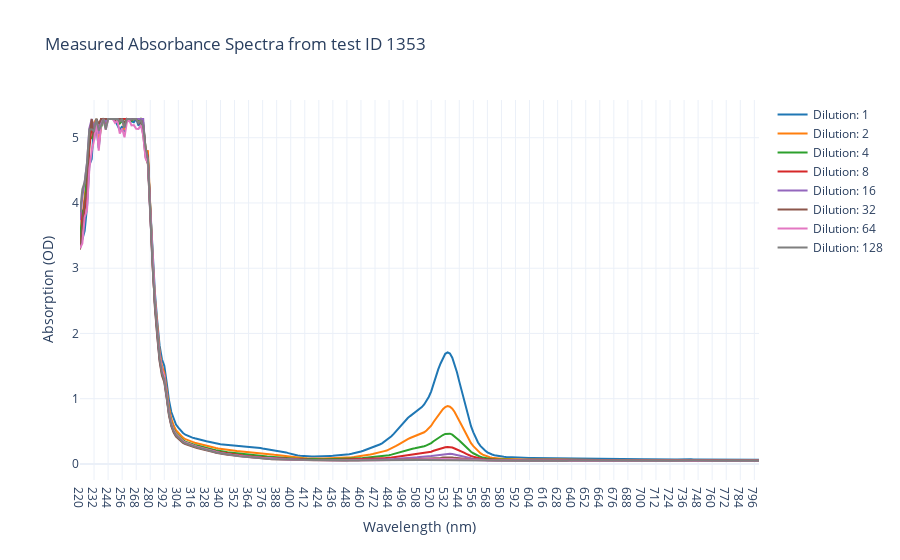

Notebook code cell kept with this figure:
### Code cell
fig = go.Figure()

# loop though each dilution
dilutions = df["dilution_sample"].unique()
for i, dilution in enumerate(dilutions):
    df_plot = df.query("dilution_sample == @dilution")
    # add main line
    fig.add_trace(
        go.Scatter(
            x=df_plot["wavelength_nm"], 
            y=df_plot["mean_absorption_sample"],
            mode="lines",
            name=f"Dilution: {dilution}",
            line=dict(color=colours[i]),
            )
            )
    # remove as too cluttered without more formatting
    #   TODO: make ub.lb transparent, remove from legend 
    # # add upper/lower
    # fig.add_trace(
    #     go.Scatter(
    #         x=df_plot["wavelength_nm"], 
    #         y=(
    #             df_plot["mean_absorption_sample"] +
    #                 df_plot["absorption_std_sample"]
    #            ),
    #         mode="lines",
    #         # name=f"Dilution: {dilution} upper",
    #         line=dict(color=colours[i]),
    #         )
    #         )
    # fig.add_trace(
    #     go.Scatter(
    #         x=df_plot["wavelength_nm"], 
    #         y=(
    #             df_plot["mean_absorption_sample"] -
    #                 df_plot["absorption_std_sample"]
    #            ),
    #         mode="lines",
    #         # name=f"Dilution: {dilution} lower",
    #         line=dict(color=colours[i]),
    #         )
    #         )


fig.update_layout(
    title=f'Measured Absorbance Spectra from test ID {file_info["test_id"]}',
    xaxis_title='Wavelength (nm)',
    yaxis_title='Absorption (OD)',
    template='plotly_white',
    )

fig.show()

### Figure 1 — Plotly figure (JSON) as saved in the notebook; plotly's stock layout.template omitted (floating-point values rounded to 4 significant figures; data arrays with more than 128 entries replaced by an {"elided": "..."} marker saying what was removed)
{"data": [{"line": {"color": "#1F77B4"}, "mode": "lines", "name": "Dilution: 1", "type": "scatter", "x": {"elided": "291 str values"}, "y": {"elided": "291 float values"}}, {"line": {"color": "#FF7F0E"}, "mode": "lines", "name": "Dilution: 2", "type": "scatter", "x": {"elided": "291 str values"}, "y": {"elided": "291 float values"}}, {"line": {"color": "#2CA02C"}, "mode": "lines", "name": "Dilution: 4", "type": "scatter", "x": {"elided": "291 str values"}, "y": {"elided": "291 float values"}}, {"line": {"color": "#D62728"}, "mode": "lines", "name": "Dilution: 8", "type": "scatter", "x": {"elided": "291 str values"}, "y": {"elided": "291 float values"}}, {"line": {"color": "#9467BD"}, "mode": "lines", "name": "Dilution: 16", "type": "scatter", "x": {"elided": "291 str values"}, "y": {"elided": "291 float values"}}, {"line": {"color": "#8C564B"}, "mode": "lines", "name": "Dilution: 32", "type": "scatter", "x": {"elided": "291 str values"}, "y": {"elided": "291 float values"}}, {"line": {"color": "#E377C2"}, "mode": "lines", "name": "Dilution: 64", "type": "scatter", "x": {"elided": "291 str values"}, "y": {"elided": "291 float values"}}, {"line": {"color": "#7F7F7F"}, "mode": "lines", "name": "Dilution: 128", "type": "scatter", "x": {"elided": "291 str values"}, "y": {"elided": "291 float values"}}], "layout": {"title": {"text": "Measured Absorbance Spectra from test ID 1353"}, "xaxis": {"title": {"text": "Wavelength (nm)"}}, "yaxis": {"title": {"text": "Absorption (OD)"}}}}
